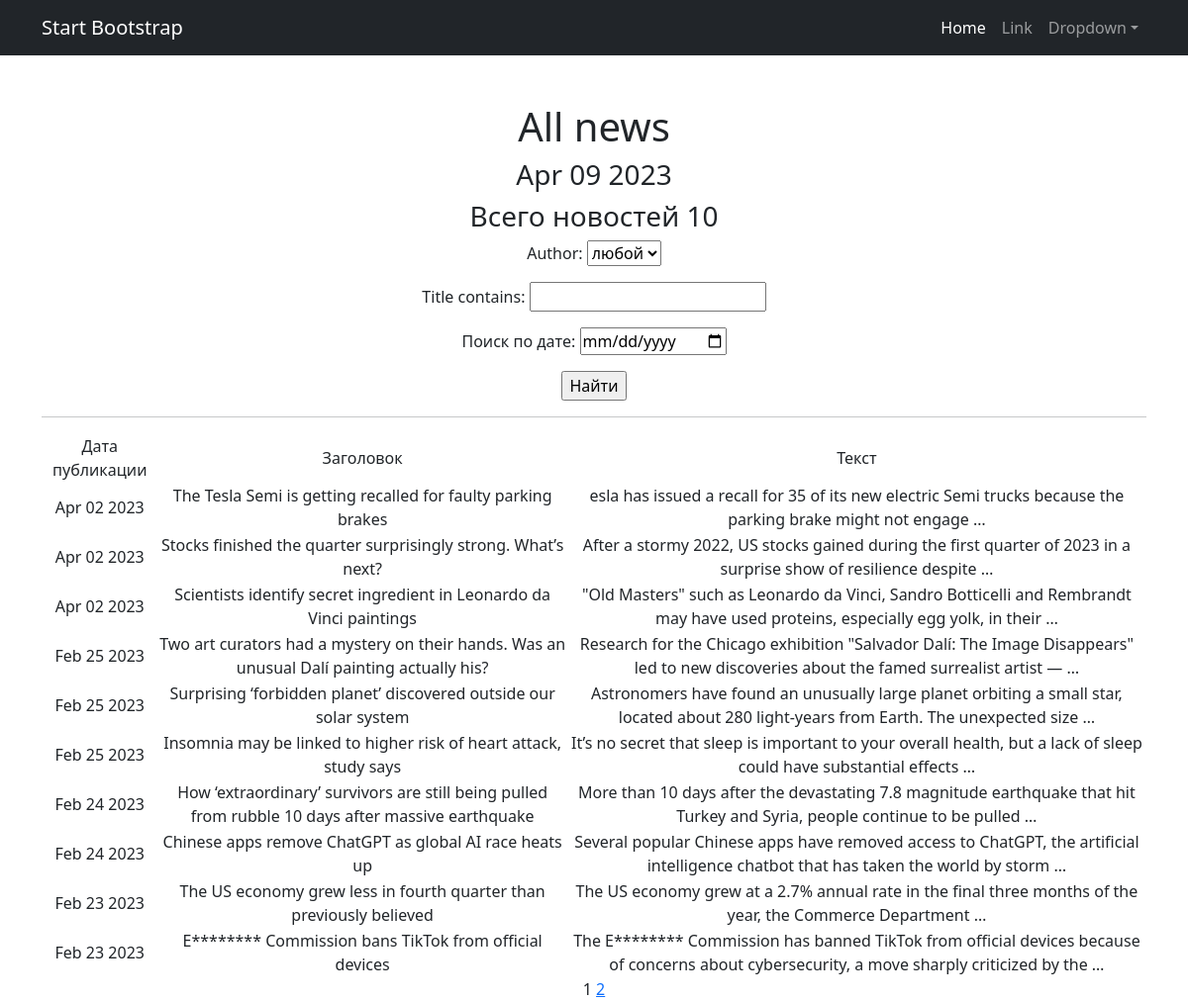
Page /news/ on the committed database.
### news_portal/models.py (models this page shows, shortened)
class Post(models.Model):
    news = "NS"
    article = "AC"
    TYPE = [
        (news, 'News'),
        (article, 'Article')
    ]
    author = models.ForeignKey("Author", on_delete=models.CASCADE)
    type = models.CharField(max_length=2, choices=TYPE, default=news)
    post_time_in = models.DateTimeField(auto_now_add=True)
    category = models.ManyToManyField("Category", through="PostCategory")
    title = models.CharField(max_length=255)
    post_text = models.TextField()
    post_rating = models.FloatField(default=0.0)

### news_portal/views.py (the view)
# urls.py: path('', NewsList.as_view(), name='news_list'),
class NewsList(ListView):
    model = Post
    ordering = '-post_time_in'
    template_name = 'news.html'
    context_object_name = 'news'
    paginate_by = 10
    def get_queryset(self):
        queryset = super().get_queryset()
        self.filterset = PostFilter(self.request.GET, queryset)
        return self.filterset.qs
    def get_context_data(self, **kwargs):
        context = super().get_context_data(**kwargs)
        context['filterset'] = self.filterset
        return context

### news_portal/models.py (called while the page is built)
    def __str__(self):
        return self.user.username

### news_portal/templatetags/news_filters.py (called while the page is built)
@register.filter()
def cenzor(value):
    mat = ['idiot', 'fizz', 'nasty', 'euro']
    word = ''
    text = value.split()
    for i in range(len(text)):
        for j in mat:
            if j in text[i].lower():
                for c in (text[i]):
                    word += '*' if c.isalpha() else c
                    text[i] = text[i][0] + word
    return ' '.join(text)

### news_portal/templatetags/news_tags.py (called while the page is built)
@register.simple_tag()
def current_time(format_string='%b %d %Y'):
   return datetime.utcnow().strftime(format_string)

@register.simple_tag(takes_context=True)
def url_replace(context, **kwargs):
   d = context['request'].GET.copy()
   for k, v in kwargs.items():
       d[k] = v
   return d.urlencode()

### templates/news.html (shortened to what this page needs)
{% extends 'flatpages/default.html' %}
{% load news_filters %}
{% load news_tags %}
{% block content %}
    <h1>All news</h1>
    <h3>{% current_time '%b %d %Y' %}</h3>
    <h3>Всего новостей {{ news | length }}</h3>
    <form action="" method="get">
        {{ filterset.form.as_p }}
        <input type="submit" value="Найти" />
    </form>
    <hr>
    {% if news %}
       <table>
           <tr>
               <td>Дата публикации</td>
               <td>Заголовок</td>
               <td>Текст</td>
           </tr>
           {% for post in news %}
           <tr>
               <td>{{ post.post_time_in | date:'M d Y' }}</td>
               <td>{{ post.title | cenzor }}</td>
               <td>{{ post.post_text | truncatewords:20 | cenzor }}</td>
           </tr>
           {% endfor %}
       </table>
   {% else %}
       <h2>Актульных новостей нет</h2>
   {% endif %}
   {{ page_obj.number }}
   {% if page_obj.has_next %}
       <a href="?{% url_replace page=page_obj.next_page_number %}">{{ page_obj.next_page_number }}</a>
   {% endif %}
{% endblock content %}

### rows in the picture
Post: post_time_in "Apr 02 2023", title|cenzor "The Tesla Semi is getting recalled for faulty parking brakes", post_text|cenzor "esla has issued a recall for 35 of its new electric Semi trucks because the parking brake might not engage …"
Post: post_time_in "Apr 02 2023", title|cenzor "Stocks finished the quarter surprisingly strong. What’s next?", post_text|cenzor "After a stormy 2022, US stocks gained during the first quarter of 2023 in a surprise show of resilience despite …"
Post: post_time_in "Apr 02 2023", title|cenzor "Scientists identify secret ingredient in Leonardo da Vinci paintings", post_text|cenzor "\"Old Masters\" such as Leonardo da Vinci, Sandro Botticelli and Rembrandt may have used proteins, especially egg yolk, in their …"
Post: post_time_in "Feb 25 2023", title|cenzor "Two art curators had a mystery on their hands. Was an unusual Dalí painting actually his?", post_text|cenzor "Research for the Chicago exhibition \"Salvador Dalí: The Image Disappears\" led to new discoveries about the famed surrealist artist — …"
Post: post_time_in "Feb 25 2023", title|cenzor "Surprising ‘forbidden planet’ discovered outside our solar system", post_text|cenzor "Astronomers have found an unusually large planet orbiting a small star, located about 280 light-years from Earth. The unexpected size …"
Post: post_time_in "Feb 25 2023", title|cenzor "Insomnia may be linked to higher risk of heart attack, study says", post_text|cenzor "It’s no secret that sleep is important to your overall health, but a lack of sleep could have substantial effects …"
Post: post_time_in "Feb 24 2023", title|cenzor "How ‘extraordinary’ survivors are still being pulled from rubble 10 days after massive earthquake", post_text|cenzor "More than 10 days after the devastating 7.8 magnitude earthquake that hit Turkey and Syria, people continue to be pulled …"
Post: post_time_in "Feb 24 2023", title|cenzor "Chinese apps remove ChatGPT as global AI race heats up", post_text|cenzor "Several popular Chinese apps have removed access to ChatGPT, the artificial intelligence chatbot that has taken the world by storm …"
Post: post_time_in "Feb 23 2023", title|cenzor "The US economy grew less in fourth quarter than previously believed", post_text|cenzor "The US economy grew at a 2.7% annual rate in the final three months of the year, the Commerce Department …"
Post: post_time_in "Feb 23 2023", title|cenzor "E******** Commission bans TikTok from official devices", post_text|cenzor "The E******** Commission has banned TikTok from official devices because of concerns about cybersecurity, a move sharply criticized by the …"

### other values in the picture
{{ news | length }} "10"
{{ page_obj.number }} "1"
{{ page_obj.next_page_number }} "2"
